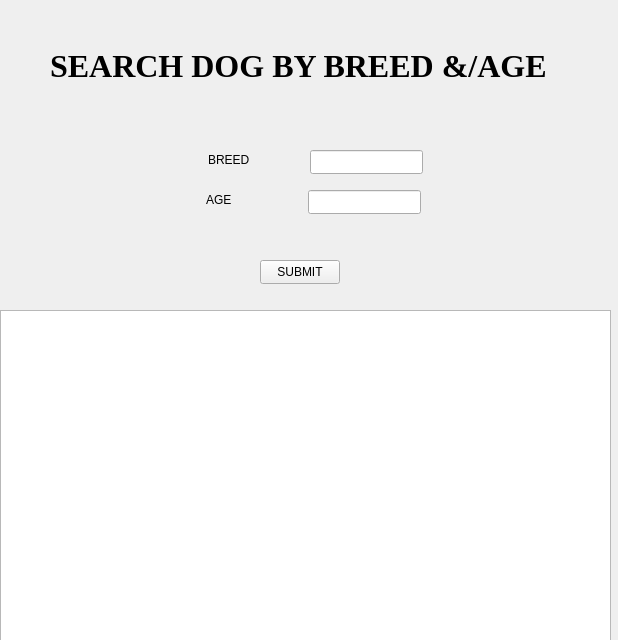
<?xml version="1.0" encoding="UTF-8"?>
<ui version="4.0">
 <class>searcDogByAgeBreed</class>
 <widget class="QWidget" name="searcDogByAgeBreed">
  <property name="geometry">
   <rect>
    <x>0</x>
    <y>0</y>
    <width>618</width>
    <height>640</height>
   </rect>
  </property>
  <property name="windowTitle">
   <string>Form</string>
  </property>
  <widget class="QLineEdit" name="age">
   <property name="geometry">
    <rect>
     <x>308</x>
     <y>190</y>
     <width>113</width>
     <height>24</height>
    </rect>
   </property>
  </widget>
  <widget class="QLabel" name="label_5">
   <property name="geometry">
    <rect>
     <x>50</x>
     <y>0</y>
     <width>581</width>
     <height>131</height>
    </rect>
   </property>
   <property name="font">
    <font>
     <family>Times New Roman</family>
     <pointsize>24</pointsize>
     <bold>true</bold>
    </font>
   </property>
   <property name="text">
    <string>SEARCH DOG BY BREED &amp;/AGE</string>
   </property>
  </widget>
  <widget class="QLabel" name="label_6">
   <property name="geometry">
    <rect>
     <x>208</x>
     <y>150</y>
     <width>91</width>
     <height>20</height>
    </rect>
   </property>
   <property name="text">
    <string>BREED</string>
   </property>
  </widget>
  <widget class="QLabel" name="label_7">
   <property name="geometry">
    <rect>
     <x>206</x>
     <y>190</y>
     <width>91</width>
     <height>20</height>
    </rect>
   </property>
   <property name="text">
    <string>AGE</string>
   </property>
  </widget>
  <widget class="QLineEdit" name="breed">
   <property name="geometry">
    <rect>
     <x>310</x>
     <y>150</y>
     <width>113</width>
     <height>24</height>
    </rect>
   </property>
  </widget>
  <widget class="QPushButton" name="subbButon">
   <property name="geometry">
    <rect>
     <x>260</x>
     <y>260</y>
     <width>80</width>
     <height>24</height>
    </rect>
   </property>
   <property name="text">
    <string>SUBMIT</string>
   </property>
  </widget>
  <widget class="QListView" name="listView">
   <property name="geometry">
    <rect>
     <x>0</x>
     <y>310</y>
     <width>611</width>
     <height>331</height>
    </rect>
   </property>
  </widget>
 </widget>
 <resources/>
 <connections/>
</ui>
